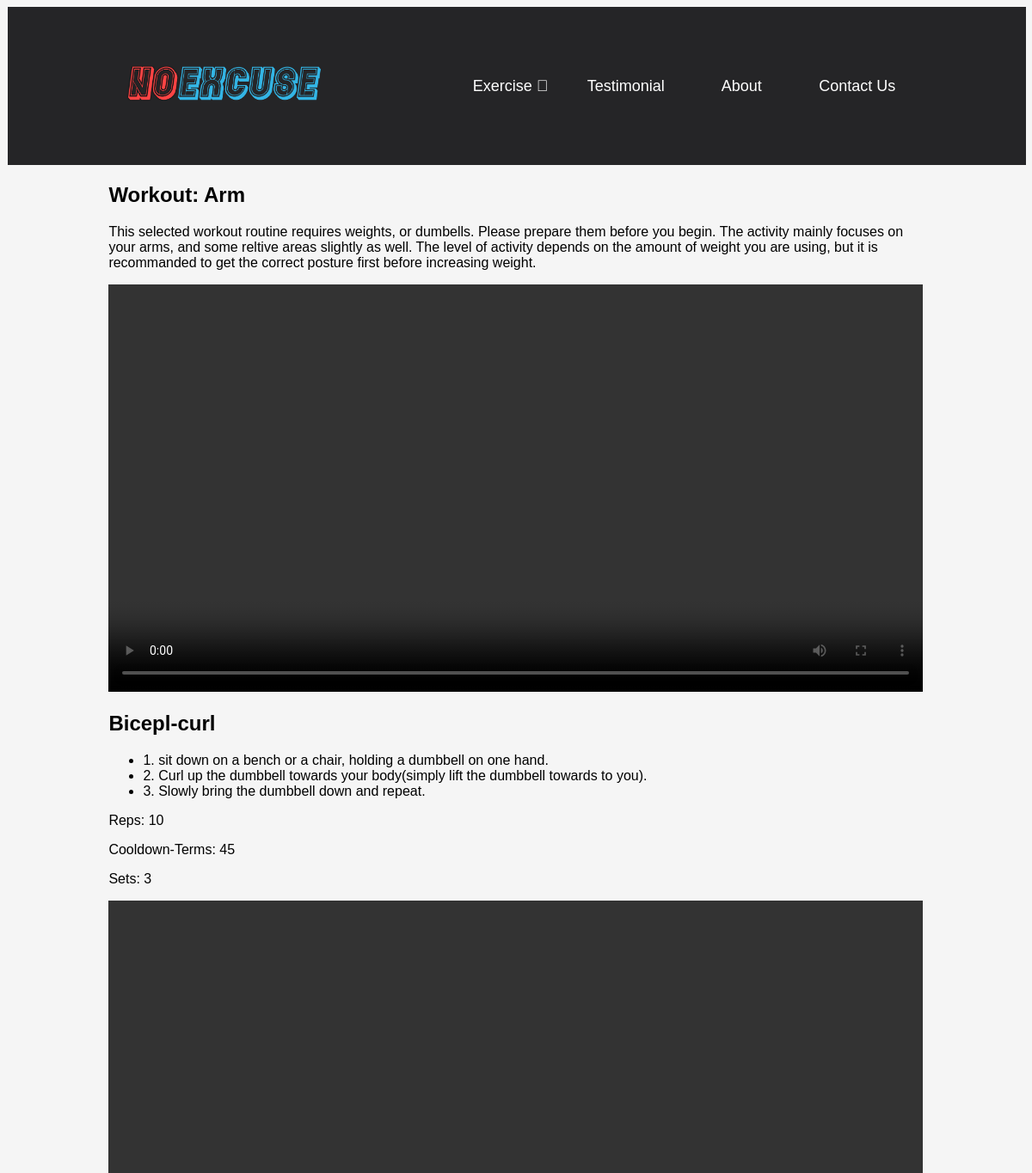
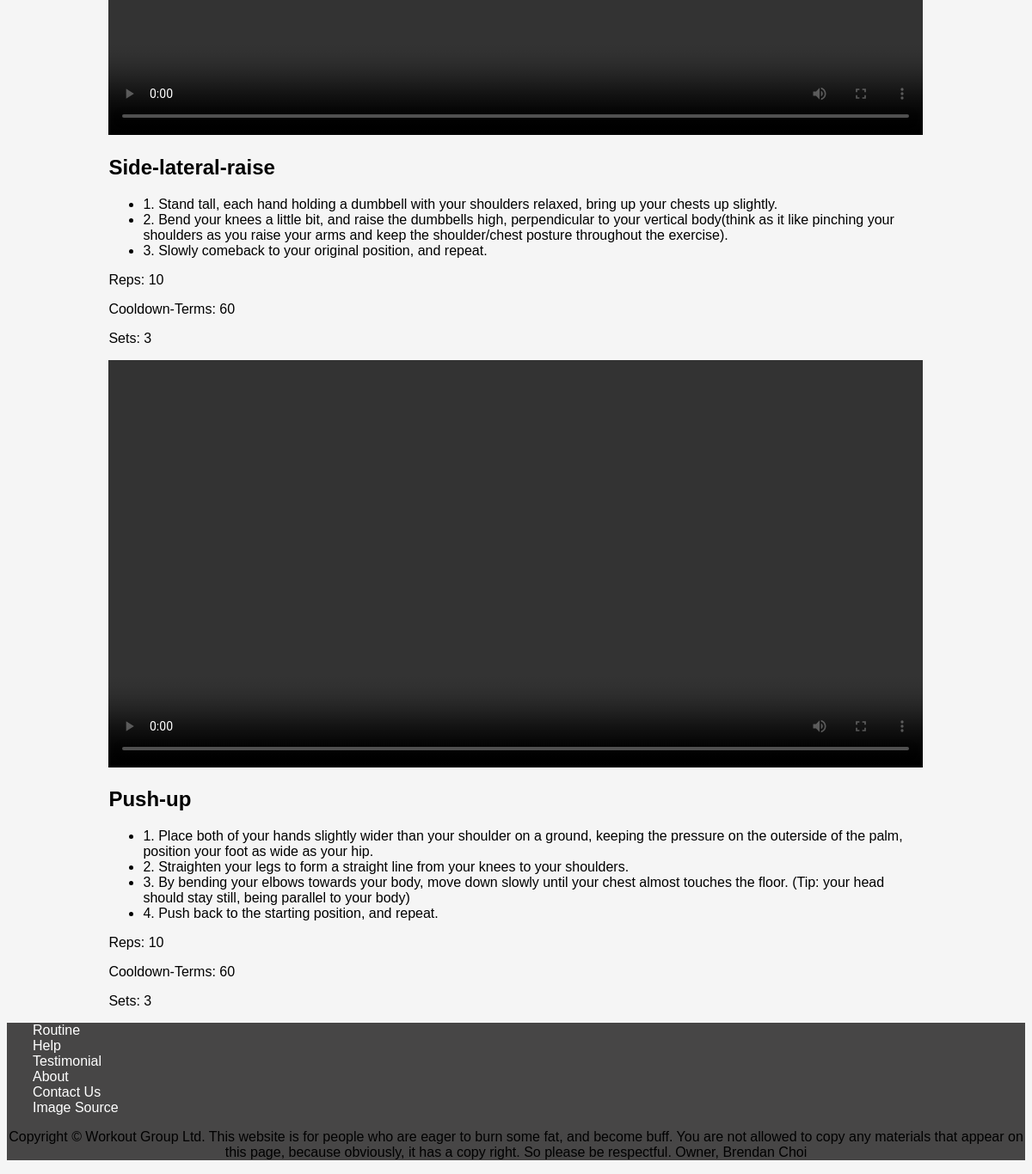
Page /exercisenow/1 on the committed database (2 pictures, top to bottom).
### tables this page shows
CREATE TABLE Routine (id INTEGER PRIMARY KEY AUTOINCREMENT, name TEXT, decscription TEXT);

CREATE TABLE ExerciseRoutine (Routine INTEGER REFERENCES Routine (id), Exercise INTEGER REFERENCES Exercise (id), reps INTEGER, sets INTEGER, term INTEGER);

CREATE TABLE Exercise (id INTEGER PRIMARY KEY AUTOINCREMENT, name TEXT, weight INTEGER, description TEXT);

### app.py (the view)
@app.route('/exercisenow/<int:id>')
def exercisenow(id):
    exercisenow = sqlite_conn('database.db', 'SELECT Exercise.name, ExerciseRoutine.reps, ExerciseRoutine.sets, ExerciseRoutine.term, Exercise.description FROM ExerciseRoutine INNER JOIN Exercise ON ExerciseRoutine.Exercise=Exercise.id WHERE ExerciseRoutine.Routine= (SELECT id FROM Routine WHERE id = {})'.format(id))
    description = sqlite_conn('database.db', 'SELECT Routine.decscription FROM Routine Where id == {};'.format(id), True)
    return render_template('exercisenow.html', exercisenow=exercisenow, description=description[0])

### app.py (called while the page is built)
def sqlite_conn(database, query, single=False):
    conn = sqlite3.connect(database)
    cur = conn.cursor()
    cur.execute(query)
    results = cur.fetchone() if single else cur.fetchall()
    conn.close()
    return results

### templates/exercisenow.html
{% extends 'layout.html' %}
{% block content %}
    <div class="exercisenow">
        {{description|safe}}
        {% for exercise in exercisenow %}
            <video controls><source src="/static/Exercise_Video/{{exercise[0]}}.mp4" type="video/mp4"></video>
            <p>{{exercise[4]|safe}} </p>
            <p>Reps: {{exercise[1]}}</p>
            <p>Cooldown-Terms: {{exercise[3]}}</p>
            <p>Sets: {{exercise[2]}}</p>
        {% endfor %}
    </div>
{% endblock %}

### static/css/style.css (style rules this page uses)
html { box-sizing: border-box; margin: 0; padding: 0; background-color:whitesmoke; font-family: Verdana, Tahoma, sans-serif; }
.routine *, .routine *::after, *::before { margin: 0; padding: 0; box-sizing: border-box; font-family: Verdana, Tahoma, sans-serif; }
.exercisenow { overflow: auto; width: 80%; height: auto; margin-left: 10%; }
.exercisenow video { width:100%; height:auto; }
.container *, .container *::after, *::before { margin: 0; padding: 0; box-sizing: border-box; font-family: Verdana, Tahoma, sans-serif; }

### rows in the picture
Routine: decscription "Workout: Arm This selected workout routine requires weights, or dumbells. Please prepare them before you begin. The activity mainly focuses on your arms, and some reltive areas slightly as well. The level of activity depends on the amount of weight you are using, but it is recommanded to get the correct posture first before increasing weight."
ExerciseRoutine: description "Bicepl-curl 1. sit down on a bench or a chair, holding a dumbbell on one hand. 2. Curl up the dumbbell towards your body(simply lift the dumbbell towards to you). 3. Slowly bring the dumbbell down and repeat.", reps "10", term "45", sets "3"
ExerciseRoutine: description "Side-lateral-raise 1. Stand tall, each hand holding a dumbbell with your shoulders relaxed, bring up your chests up slightly. 2. Bend your knees a little bit, and raise the dumbbells high, perpendicular to your vertical body(think as it like pinching your shoulders as you raise your arms and keep the shoulder/chest posture throughout the exercise). 3. Slowly comeback to your original position, and repeat.", reps "10", term "60", sets "3"
ExerciseRoutine: description "Push-up 1. Place both of your hands slightly wider than your shoulder on a ground, keeping the pressure on the outerside of the palm, position your foot as wide as your hip. 2. Straighten your legs to form a straight line from your knees to your shoulders. 3. By bending your elbows towards your body, move down slowly until your chest almost touches the floor. (Tip: your head should stay still, being parallel to your body) 4. Push back to the starting position, and repeat.", reps "10", term "60", sets "3"
